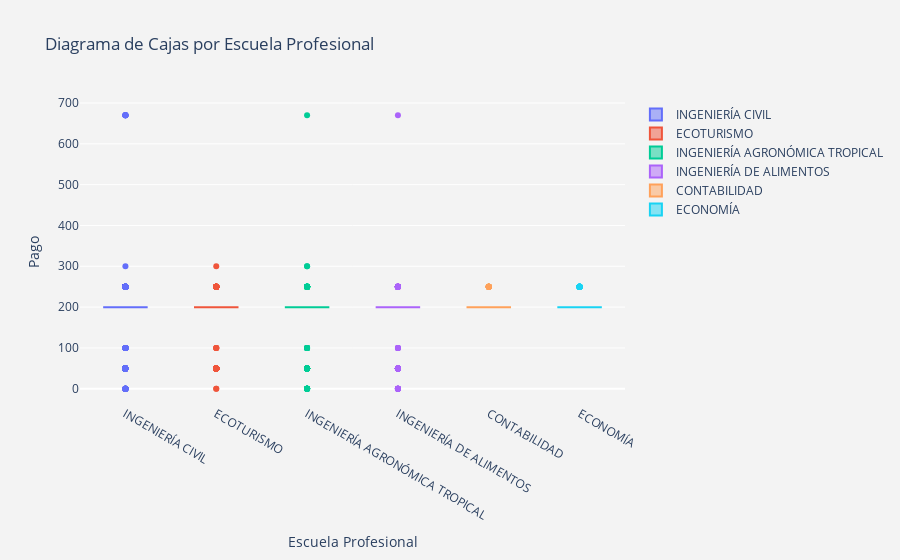

Write notebook code for a chart like this one.
### Markdown cell above
#### **Diagrama de Cajas de ESCUELA y PAGO**

### Code cell
import plotly.graph_objs as go
import plotly.offline as py

# Crear una lista de trazas de cajasC para cada escuela
data_traces = []
for escuela in Postulantes['ESCUELA'].unique():
    trace = go.Box(
        y=Postulantes[Postulantes['ESCUELA'] == escuela]['PAGO'],  # Valores a graficar (en este caso, la columna PAGO)
        name=escuela  # Etiqueta de la caja (escuela)
    )
    data_traces.append(trace)

layout = go.Layout(
    title='Diagrama de Cajas por Escuela Profesional',
    xaxis=dict(title='Escuela Profesional'),
    yaxis=dict(title='Pago'),
    paper_bgcolor='rgb(243, 243, 243)',
    plot_bgcolor='rgb(243, 243, 243)'
)

# Crear la figura y trazar el gráfico
fig = go.Figure(data=data_traces, layout=layout)
py.iplot(fig)

### Figure 1 — Plotly figure (JSON) as saved in the notebook; plotly's stock layout.template omitted (floating-point values rounded to 4 significant figures; data arrays with more than 128 entries replaced by an {"elided": "..."} marker saying what was removed)
{"data": [{"name": "INGENIERÍA CIVIL", "type": "box", "y": {"elided": "1813 int values"}}, {"name": "ECOTURISMO", "type": "box", "y": {"elided": "506 int values"}}, {"name": "INGENIERÍA AGRONÓMICA TROPICAL", "type": "box", "y": {"elided": "1529 int values"}}, {"name": "INGENIERÍA DE ALIMENTOS", "type": "box", "y": {"elided": "744 int values"}}, {"name": "CONTABILIDAD", "type": "box", "y": {"elided": "129 int values"}}, {"name": "ECONOMÍA", "type": "box", "y": {"elided": "207 int values"}}], "layout": {"paper_bgcolor": "rgb(243, 243, 243)", "plot_bgcolor": "rgb(243, 243, 243)", "title": {"text": "Diagrama de Cajas por Escuela Profesional"}, "xaxis": {"title": {"text": "Escuela Profesional"}}, "yaxis": {"title": {"text": "Pago"}}}}
